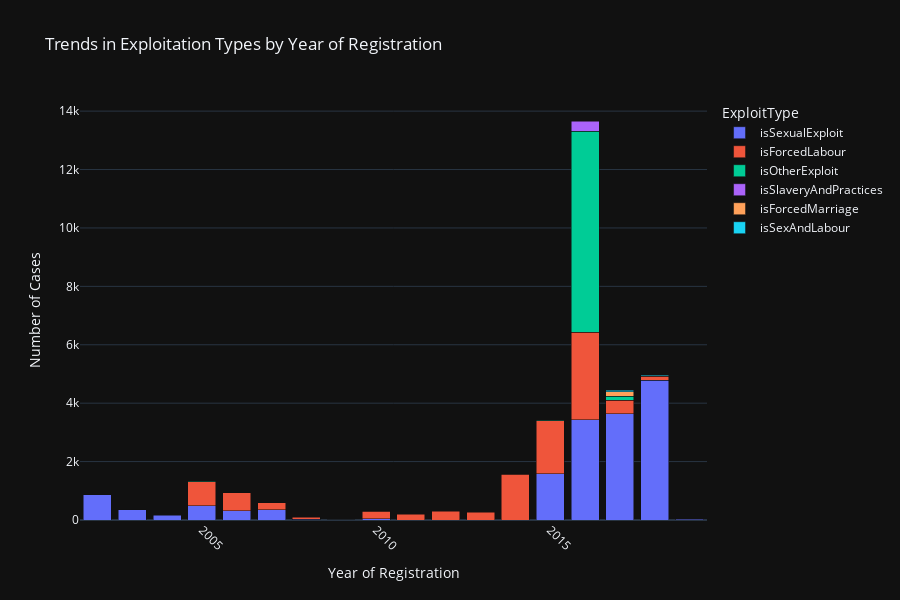

The notebook cell saved with this chart:
### Code cell
# Exploitation features to visualize
exploitation_features = [
    'isForcedLabour', 'isSexualExploit', 'isOtherExploit', 'isSexAndLabour', 
    'isForcedMarriage', 'isForcedMilitary', 'isOrganRemoval', 'isSlaveryAndPractices'
]

# Melt the dataframe to long format
df_melted = df[['yearOfRegistration'] + exploitation_features].melt(id_vars='yearOfRegistration', 
                                                                     var_name='ExploitType', 
                                                                     value_name='Presence')

# Filter rows where Presence is 1 (indicating the presence of the exploit type)
df_melted = df_melted[df_melted['Presence'] == 1]

# Aggregate counts by year and exploit type
df_aggregated = df_melted.groupby(['yearOfRegistration', 'ExploitType']).size().reset_index(name='Count')

# Create an interactive Plotly bar chart
fig = px.bar(df_aggregated, 
             x="yearOfRegistration", 
             y="Count", 
             color="ExploitType", 
             barmode="stack",
             title="Trends in Exploitation Types by Year of Registration",
             labels={"yearOfRegistration": "Year of Registration", "Count": "Number of Cases"},
             height=600)

# Update layout for better readability
fig.update_layout(
    xaxis_title="Year of Registration",
    yaxis_title="Number of Cases",
    xaxis=dict(tickangle=45),
    barmode='stack',  # Stack bars to show the trend for each type of exploitation
)

# Show the plot
fig.show()

### Figure 1 — Plotly figure (JSON) as saved in the notebook; plotly's stock layout.template omitted (floating-point values rounded to 4 significant figures)
{"data": [{"alignmentgroup": "True", "hovertemplate": "ExploitType=isSexualExploit<br>Year of Registration=%{x}<br>Number of Cases=%{y}<extra></extra>", "legendgroup": "isSexualExploit", "marker": {"color": "#636efa", "pattern": {"shape": ""}}, "name": "isSexualExploit", "offsetgroup": "isSexualExploit", "orientation": "v", "showlegend": true, "textposition": "auto", "x": [2002, 2003, 2004, 2005, 2006, 2007, 2008, 2010, 2015, 2016, 2017, 2018, 2019], "xaxis": "x", "y": [867, 357, 160, 492, 318, 344, 23, 38, 1578, 3436, 3638, 4788, 28], "yaxis": "y", "type": "bar"}, {"alignmentgroup": "True", "hovertemplate": "ExploitType=isForcedLabour<br>Year of Registration=%{x}<br>Number of Cases=%{y}<extra></extra>", "legendgroup": "isForcedLabour", "marker": {"color": "#EF553B", "pattern": {"shape": ""}}, "name": "isForcedLabour", "offsetgroup": "isForcedLabour", "orientation": "v", "showlegend": true, "textposition": "auto", "x": [2005, 2006, 2007, 2008, 2009, 2010, 2011, 2012, 2013, 2014, 2015, 2016, 2017, 2018], "xaxis": "x", "y": [817, 622, 251, 66, 15, 260, 193, 306, 268, 1563, 1815, 2988, 469, 139], "yaxis": "y", "type": "bar"}, {"alignmentgroup": "True", "hovertemplate": "ExploitType=isOtherExploit<br>Year of Registration=%{x}<br>Number of Cases=%{y}<extra></extra>", "legendgroup": "isOtherExploit", "marker": {"color": "#00cc96", "pattern": {"shape": ""}}, "name": "isOtherExploit", "offsetgroup": "isOtherExploit", "orientation": "v", "showlegend": true, "textposition": "auto", "x": [2005, 2010, 2014, 2015, 2016, 2017], "xaxis": "x", "y": [11, 12, 13, 17, 6879, 132], "yaxis": "y", "type": "bar"}, {"alignmentgroup": "True", "hovertemplate": "ExploitType=isSlaveryAndPractices<br>Year of Registration=%{x}<br>Number of Cases=%{y}<extra></extra>", "legendgroup": "isSlaveryAndPractices", "marker": {"color": "#ab63fa", "pattern": {"shape": ""}}, "name": "isSlaveryAndPractices", "offsetgroup": "isSlaveryAndPractices", "orientation": "v", "showlegend": true, "textposition": "auto", "x": [2016], "xaxis": "x", "y": [359], "yaxis": "y", "type": "bar"}, {"alignmentgroup": "True", "hovertemplate": "ExploitType=isForcedMarriage<br>Year of Registration=%{x}<br>Number of Cases=%{y}<extra></extra>", "legendgroup": "isForcedMarriage", "marker": {"color": "#FFA15A", "pattern": {"shape": ""}}, "name": "isForcedMarriage", "offsetgroup": "isForcedMarriage", "orientation": "v", "showlegend": true, "textposition": "auto", "x": [2017, 2018], "xaxis": "x", "y": [154, 14], "yaxis": "y", "type": "bar"}, {"alignmentgroup": "True", "hovertemplate": "ExploitType=isSexAndLabour<br>Year of Registration=%{x}<br>Number of Cases=%{y}<extra></extra>", "legendgroup": "isSexAndLabour", "marker": {"color": "#19d3f3", "pattern": {"shape": ""}}, "name": "isSexAndLabour", "offsetgroup": "isSexAndLabour", "orientation": "v", "showlegend": true, "textposition": "auto", "x": [2017, 2018], "xaxis": "x", "y": [45, 33], "yaxis": "y", "type": "bar"}], "layout": {"xaxis": {"anchor": "y", "domain": [0.0, 1.0], "title": {"text": "Year of Registration"}, "tickangle": 45}, "yaxis": {"anchor": "x", "domain": [0.0, 1.0], "title": {"text": "Number of Cases"}}, "legend": {"title": {"text": "ExploitType"}, "tracegroupgap": 0}, "title": {"text": "Trends in Exploitation Types by Year of Registration"}, "barmode": "stack", "height": 600}}
